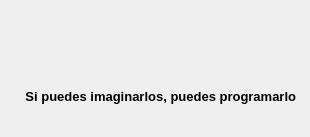
<?xml version="1.0" encoding="UTF-8"?>
<ui version="4.0">
 <class>ayuda</class>
 <widget class="QDialog" name="ayuda">
  <property name="geometry">
   <rect>
    <x>0</x>
    <y>0</y>
    <width>310</width>
    <height>137</height>
   </rect>
  </property>
  <property name="windowTitle">
   <string>Ayuda</string>
  </property>
  <layout class="QGridLayout" name="gridLayout_2">
   <item row="0" column="0">
    <layout class="QVBoxLayout" name="verticalLayout">
     <item>
      <layout class="QGridLayout" name="gridLayout">
       <item row="0" column="0">
        <widget class="QPushButton" name="tutorial">
         <property name="text">
          <string/>
         </property>
         <property name="icon">
          <iconset resource="iconos.qrc">
           <normaloff>:/new/prefix1/iconos/youtube.png</normaloff>:/new/prefix1/iconos/youtube.png</iconset>
         </property>
         <property name="flat">
          <bool>true</bool>
         </property>
        </widget>
       </item>
       <item row="0" column="1">
        <widget class="QPushButton" name="pdf">
         <property name="text">
          <string/>
         </property>
         <property name="icon">
          <iconset resource="iconos.qrc">
           <normaloff>:/new/prefix1/iconos/pdf.png</normaloff>:/new/prefix1/iconos/pdf.png</iconset>
         </property>
         <property name="flat">
          <bool>true</bool>
         </property>
        </widget>
       </item>
       <item row="1" column="0">
        <widget class="QPushButton" name="libros">
         <property name="text">
          <string/>
         </property>
         <property name="icon">
          <iconset resource="iconos.qrc">
           <normaloff>:/new/prefix1/iconos/libro.png</normaloff>:/new/prefix1/iconos/libro.png</iconset>
         </property>
         <property name="flat">
          <bool>true</bool>
         </property>
        </widget>
       </item>
       <item row="1" column="1">
        <widget class="QPushButton" name="ats">
         <property name="text">
          <string/>
         </property>
         <property name="icon">
          <iconset resource="iconos.qrc">
           <normaloff>:/new/prefix1/iconos/OIP (3).jpg</normaloff>:/new/prefix1/iconos/OIP (3).jpg</iconset>
         </property>
         <property name="flat">
          <bool>true</bool>
         </property>
        </widget>
       </item>
      </layout>
     </item>
     <item>
      <widget class="QLabel" name="label">
       <property name="font">
        <font>
         <family>Arial</family>
         <pointsize>10</pointsize>
         <weight>75</weight>
         <bold>true</bold>
        </font>
       </property>
       <property name="text">
        <string>    Si puedes imaginarlos, puedes programarlo</string>
       </property>
      </widget>
     </item>
    </layout>
   </item>
  </layout>
 </widget>
 <resources>
  <include location="iconos.qrc"/>
 </resources>
 <connections/>
</ui>
